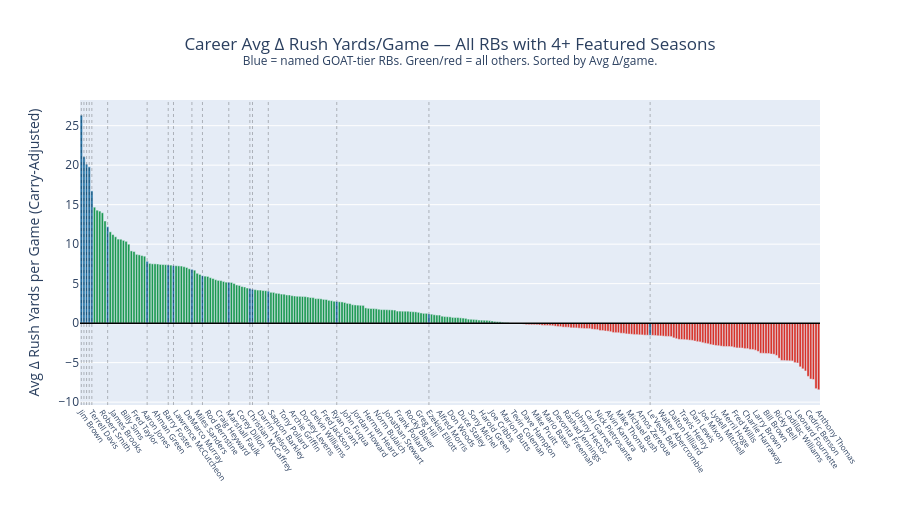

The code cell stored with this chart in its notebook:
### Code cell
# ── Bar chart: all qualified RBs sorted by avg_delta_pg ──────────────────────

# Highlight named RBs
def is_named(name):
    for nm in NAMED_RBS:
        parts = nm.split()
        if parts[0] in name and parts[-1] in name:
            return True
    return False

rb_career_q['is_named'] = rb_career_q['player_name'].apply(is_named)
rb_career_q['bar_color'] = rb_career_q.apply(
    lambda r: ('#1a9850' if r['avg_delta_pg'] >= 0 else '#d73027')
    if not r['is_named'] else '#2471A3', axis=1
)

hover_career = (
    '<b>' + rb_career_q['player_name'] + '</b>' +
    '<br>Career: ' + rb_career_q['first_year'].astype(str) + '–' + rb_career_q['last_year'].astype(str) +
    '  (' + rb_career_q['seasons'].astype(str) + ' qualified seasons)' +
    '<br>Avg rush yds/season: ' + rb_career_q['avg_rush_yds'].round(0).astype(int).astype(str) +
    '<br>Avg Δ/game: <b>' + rb_career_q['avg_delta_pg'].round(2).astype(str) + '</b>' +
    '<br>Avg Δ/season: ' + rb_career_q['avg_delta_total'].round(1).astype(str) +
    '<br>Career total Δ: ' + rb_career_q['career_delta'].round(1).astype(str) +
    '<br>Avg rush TDs: ' + rb_career_q['avg_rush_td'].round(1).astype(str) +
    '<extra></extra>'
)

fig3 = go.Figure()
fig3.add_trace(go.Bar(
    x=rb_career_q['player_name'],
    y=rb_career_q['avg_delta_pg'],
    marker_color=rb_career_q['bar_color'],
    hovertemplate=hover_career,
    name='Avg Δ/game',
))
fig3.add_hline(y=0, line_color='black', line_width=1.5)

# Mark named backs
for _, row in rb_career_q[rb_career_q['is_named']].iterrows():
    fig3.add_vline(x=row['player_name'], line_dash='dot',
                   line_color='rgba(0,0,0,0.25)', line_width=1)

fig3.update_layout(
    title=dict(text='Career Avg Δ Rush Yards/Game — All RBs with 4+ Featured Seasons<br>'
                    '<sup>Blue = named GOAT-tier RBs. Green/red = all others. Sorted by Avg Δ/game.</sup>',
               x=0.5),
    xaxis=dict(title='', tickangle=55, tickfont=dict(size=8)),
    yaxis=dict(title='Avg Δ Rush Yards per Game (Carry-Adjusted)'),
    height=520,
    hovermode='closest',
    bargap=0.12,
)
fig3.show()

### Figure 1 — Plotly figure (JSON) as saved in the notebook; plotly's stock layout.template omitted (floating-point values rounded to 4 significant figures; data arrays with more than 128 entries replaced by an {"elided": "..."} marker saying what was removed)
{"data": [{"hovertemplate": {"elided": "281 str values"}, "marker": {"color": {"elided": "281 str values"}}, "name": "Avg Δ/game", "type": "bar", "x": {"elided": "281 str values"}, "y": {"elided": "281 float values"}}], "layout": {"bargap": 0.12, "height": 520, "hovermode": "closest", "shapes": [{"line": {"color": "black", "width": 1.5}, "type": "line", "x0": 0, "x1": 1, "xref": "x domain", "y0": 0, "y1": 0, "yref": "y"}, {"line": {"color": "rgba(0,0,0,0.25)", "dash": "dot", "width": 1}, "type": "line", "x0": "Jim Brown", "x1": "Jim Brown", "xref": "x", "y0": 0, "y1": 1, "yref": "y domain"}, {"line": {"color": "rgba(0,0,0,0.25)", "dash": "dot", "width": 1}, "type": "line", "x0": "Barry Sanders", "x1": "Barry Sanders", "xref": "x", "y0": 0, "y1": 1, "yref": "y domain"}, {"line": {"color": "rgba(0,0,0,0.25)", "dash": "dot", "width": 1}, "type": "line", "x0": "Jamaal Charles", "x1": "Jamaal Charles", "xref": "x", "y0": 0, "y1": 1, "yref": "y domain"}, {"line": {"color": "rgba(0,0,0,0.25)", "dash": "dot", "width": 1}, "type": "line", "x0": "Gale Sayers", "x1": "Gale Sayers", "xref": "x", "y0": 0, "y1": 1, "yref": "y domain"}, {"line": {"color": "rgba(0,0,0,0.25)", "dash": "dot", "width": 1}, "type": "line", "x0": "Terrell Davis", "x1": "Terrell Davis", "xref": "x", "y0": 0, "y1": 1, "yref": "y domain"}, {"line": {"color": "rgba(0,0,0,0.25)", "dash": "dot", "width": 1}, "type": "line", "x0": "O.J. Simpson", "x1": "O.J. Simpson", "xref": "x", "y0": 0, "y1": 1, "yref": "y domain"}, {"line": {"color": "rgba(0,0,0,0.25)", "dash": "dot", "width": 1}, "type": "line", "x0": "Adrian Peterson", "x1": "Adrian Peterson", "xref": "x", "y0": 0, "y1": 1, "yref": "y domain"}, {"line": {"color": "rgba(0,0,0,0.25)", "dash": "dot", "width": 1}, "type": "line", "x0": "Earl Campbell", "x1": "Earl Campbell", "xref": "x", "y0": 0, "y1": 1, "yref": "y domain"}, {"line": {"color": "rgba(0,0,0,0.25)", "dash": "dot", "width": 1}, "type": "line", "x0": "Walter Payton", "x1": "Walter Payton", "xref": "x", "y0": 0, "y1": 1, "yref": "y domain"}, {"line": {"color": "rgba(0,0,0,0.25)", "dash": "dot", "width": 1}, "type": "line", "x0": "Eric Dickerson", "x1": "Eric Dickerson", "xref": "x", "y0": 0, "y1": 1, "yref": "y domain"}, {"line": {"color": "rgba(0,0,0,0.25)", "dash": "dot", "width": 1}, "type": "line", "x0": "Tony Dorsett", "x1": "Tony Dorsett", "xref": "x", "y0": 0, "y1": 1, "yref": "y domain"}, {"line": {"color": "rgba(0,0,0,0.25)", "dash": "dot", "width": 1}, "type": "line", "x0": "Marshall Faulk", "x1": "Marshall Faulk", "xref": "x", "y0": 0, "y1": 1, "yref": "y domain"}, {"line": {"color": "rgba(0,0,0,0.25)", "dash": "dot", "width": 1}, "type": "line", "x0": "Christian McCaffrey", "x1": "Christian McCaffrey", "xref": "x", "y0": 0, "y1": 1, "yref": "y domain"}, {"line": {"color": "rgba(0,0,0,0.25)", "dash": "dot", "width": 1}, "type": "line", "x0": "Emmitt Smith", "x1": "Emmitt Smith", "xref": "x", "y0": 0, "y1": 1, "yref": "y domain"}, {"line": {"color": "rgba(0,0,0,0.25)", "dash": "dot", "width": 1}, "type": "line", "x0": "Thurman Thomas", "x1": "Thurman Thomas", "xref": "x", "y0": 0, "y1": 1, "yref": "y domain"}, {"line": {"color": "rgba(0,0,0,0.25)", "dash": "dot", "width": 1}, "type": "line", "x0": "LaDainian Tomlinson", "x1": "LaDainian Tomlinson", "xref": "x", "y0": 0, "y1": 1, "yref": "y domain"}, {"line": {"color": "rgba(0,0,0,0.25)", "dash": "dot", "width": 1}, "type": "line", "x0": "Ezekiel Elliott", "x1": "Ezekiel Elliott", "xref": "x", "y0": 0, "y1": 1, "yref": "y domain"}, {"line": {"color": "rgba(0,0,0,0.25)", "dash": "dot", "width": 1}, "type": "line", "x0": "Le'Veon Bell", "x1": "Le'Veon Bell", "xref": "x", "y0": 0, "y1": 1, "yref": "y domain"}], "title": {"text": "Career Avg Δ Rush Yards/Game — All RBs with 4+ Featured Seasons<br><sup>Blue = named GOAT-tier RBs. Green/red = all others. Sorted by Avg Δ/game.</sup>", "x": 0.5}, "xaxis": {"tickangle": 55, "tickfont": {"size": 8}, "title": {"text": ""}}, "yaxis": {"title": {"text": "Avg Δ Rush Yards per Game (Carry-Adjusted)"}}}}
